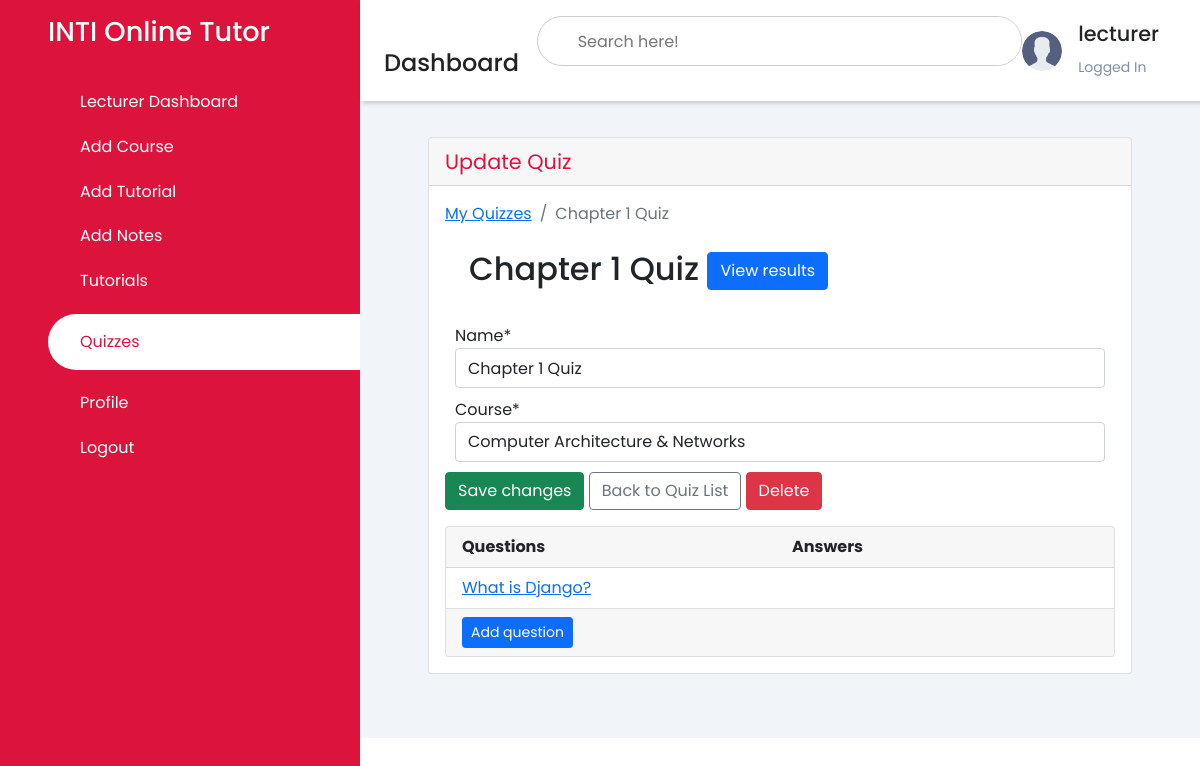
Before: /update_quiz/6/ (signed in) with the older database file.
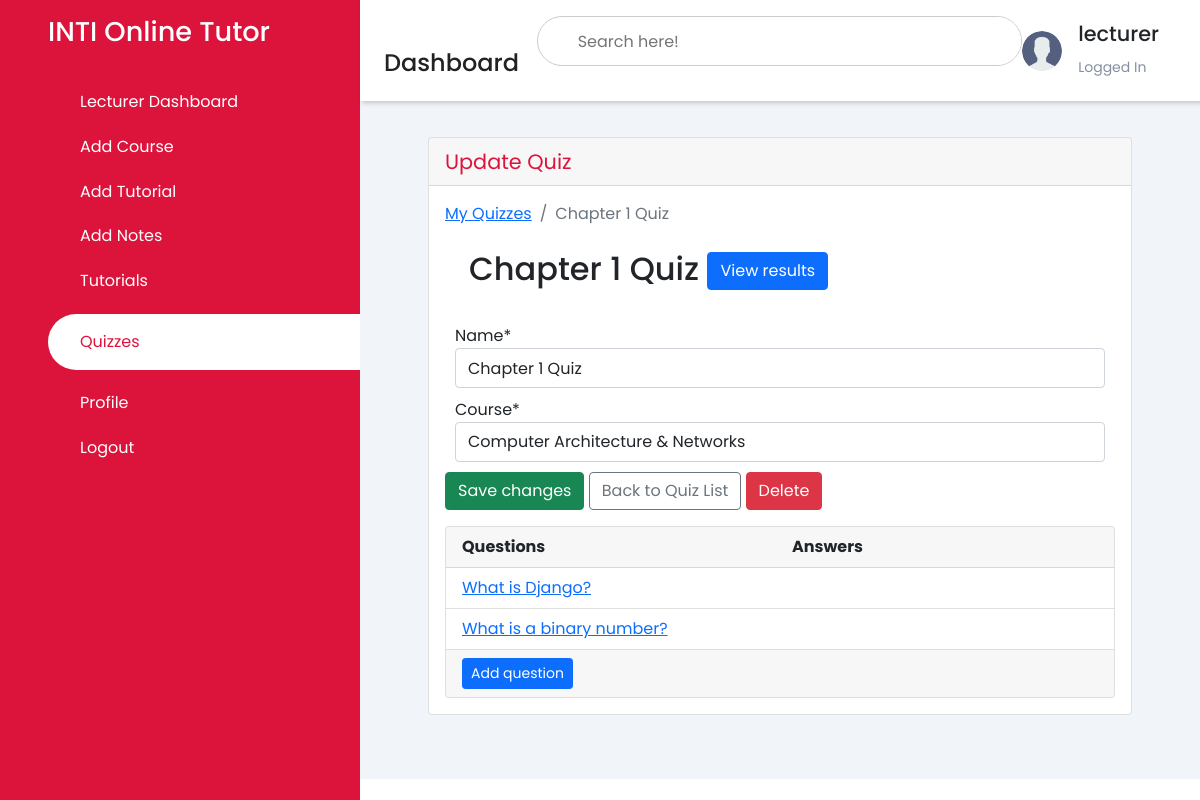
After: the same page with the newer database file.
### pages/models.py (models this page shows, shortened)
class Question(models.Model):
    quiz = models.ForeignKey(Quiz, on_delete=models.CASCADE, related_name='questions')
    text = models.CharField('Question', max_length=255)

### pages/views.py (the view, shortened to what this page needs)
# urls.py: path('update_quiz/<int:pk>/', UpdateQuizView.as_view(), name='update_quiz'),
class UpdateQuizView(UpdateView):
    model = Quiz
    fields = ('name', 'course')
    template_name = 'dashboard/lecturer/update_quiz.html'
    def get_context_data(self, **kwargs):
        kwargs['questions'] = self.get_object().questions.annotate(answers_count=Count('answers'))
        return super().get_context_data(**kwargs)
    def get_queryset(self):
        return self.request.user.quizzes.all()

### pages/models.py (called while the page is built)
    def __str__(self):
        return self.name

### templates/dashboard/lecturer/update_quiz.html (shortened to what the changed rows need)
<!DOCTYPE html>
<html lang="en">
<head>
    {% load static %}
    {% load crispy_forms_tags %}
    <link rel="stylesheet" href="https://maxst.icons8.com/vue-static/landings/line-awesome/line-awesome/1.3.0/css/line-awesome.min.css">
    <link rel="stylesheet" href="https://maxst.icons8.com/vue-static/landings/line-awesome/font-awesome-line-awesome/css/all.min.css">
    <link href="https://cdn.jsdelivr.net/npm/bootstrap@5.1.3/dist/css/bootstrap.min.css" rel="stylesheet">
    <link rel="stylesheet" href="{% static 'css/style.css' %}">
</head>
<body>
    <div class="sidebar">
        <div class="sidebar-brand">
            <h2>INTI Online Tutor</h2>
        </div>
    </div>
    <div class="main-content">
        <header>
            <div class="header-title">
                <h2>
                    <label for="">
                    <span class="las la-bars"></span>
                </label>
                    Dashboard
                </h2>
            </div>
        </header>
        <main>
            <div class="container-fluid">
        <div class="row">
          <div class="col-12 mb-3">
          <div class="col-12 mb-3">
                <div id="content-wrapper">
        <div class="container-fluid">
            <div class="card mb-3">
                <div class="card-body">
              <div class="col-sm-12">
              <h2 class="m-4">
                {{ quiz.name }}
                <a href="{% url 'quiz_results' quiz.pk %}" class="btn btn-primary float-right">View results</a>
              </h2>
                   <div class="card">
                <div class="list-group list-group-flush list-group-formset">
                  {% for question in questions %}
                    <div class="list-group-item">
                      <div class="row">
                        <div class="col-10">
                          <a href="{% url 'update_questions' quiz.pk question.pk %}">{{ question.text }}</a>
                        </div>
                      </div>
                    </div>
                  {% empty %}
                    <div class="list-group-item text-center">
                      <p class="text-muted font-italic mb-0">You haven't created any questions yet. Go ahead and <a href="{% url 'add_question' quiz.pk %}">add the first question</a>.</p>
                    </div>
                  {% endfor %}
                </div>
              </div>
                </div>
              </div>
                    </div>
                </div>
                            </div>
                        </div>
                    </div>
                </div>
        </main>
    </div>
</body>
</html>

Changed rows visible on the page:
added Question: text "What is a binary number?"
